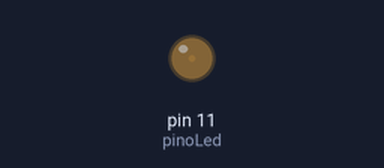
Bench run of a sketch on a simulated Arduino Uno, built with avr-gcc and run on an emulated ATmega328P. Parts: output pins drawn as LEDs (lit = HIGH).

Above: at 0.05 s.
At 1.55 s:
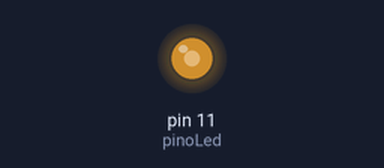
At 2.75 s:
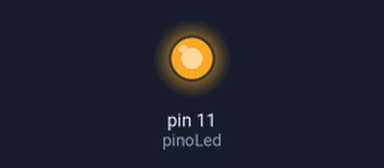
At 5.5 s:
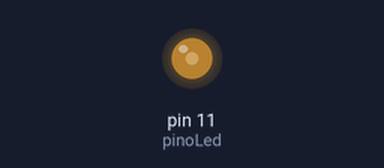
Timing chart, 0 to 9.1 s (numbered marks = the images above):
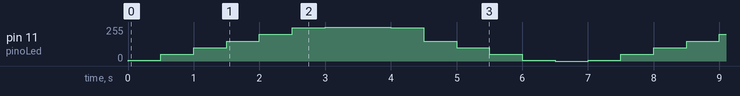

Measured:
- by itself, pin 11 (pinoLed): repeats every 7.0 s: 50/255 0.50 s, 100/255 0.50 s, 150/255 0.50 s, 200/255 0.50 s, 250/255 0.50 s, 255/255 1.0 s, 250/255 0.50 s, 150/255 0.50 s, 100/255 0.50 s, 50/255 0.50 s, 5/255 0.50 s, 0/255 0.50 s, 5/255 0.50 s

The sketch:

sketch_jun30a.ino
```cpp
//
int pinoLed = 11;


void setup() {
  pinMode(pinoLed, OUTPUT);

}

void loop() {
  analogWrite(pinoLed, 5);
  delay(500);
  analogWrite(pinoLed, 50);
  delay(500);
  analogWrite(pinoLed, 100);
  delay(500);
  analogWrite(pinoLed, 150);
  delay(500);
  analogWrite(pinoLed, 200);
  delay(500);
  analogWrite(pinoLed, 250);
  delay(500);
  analogWrite(pinoLed, 255);
  delay(500);
  analogWrite(pinoLed, 255);
  delay(500);
  analogWrite(pinoLed, 250);
  delay(500);
  analogWrite(pinoLed, 150);
  delay(500);
  analogWrite(pinoLed, 100);
  delay(500);
  analogWrite(pinoLed, 50);
  delay(500);
  analogWrite(pinoLed, 5);
  delay(500);
  analogWrite(pinoLed, 0);
  delay(500);
}
```
